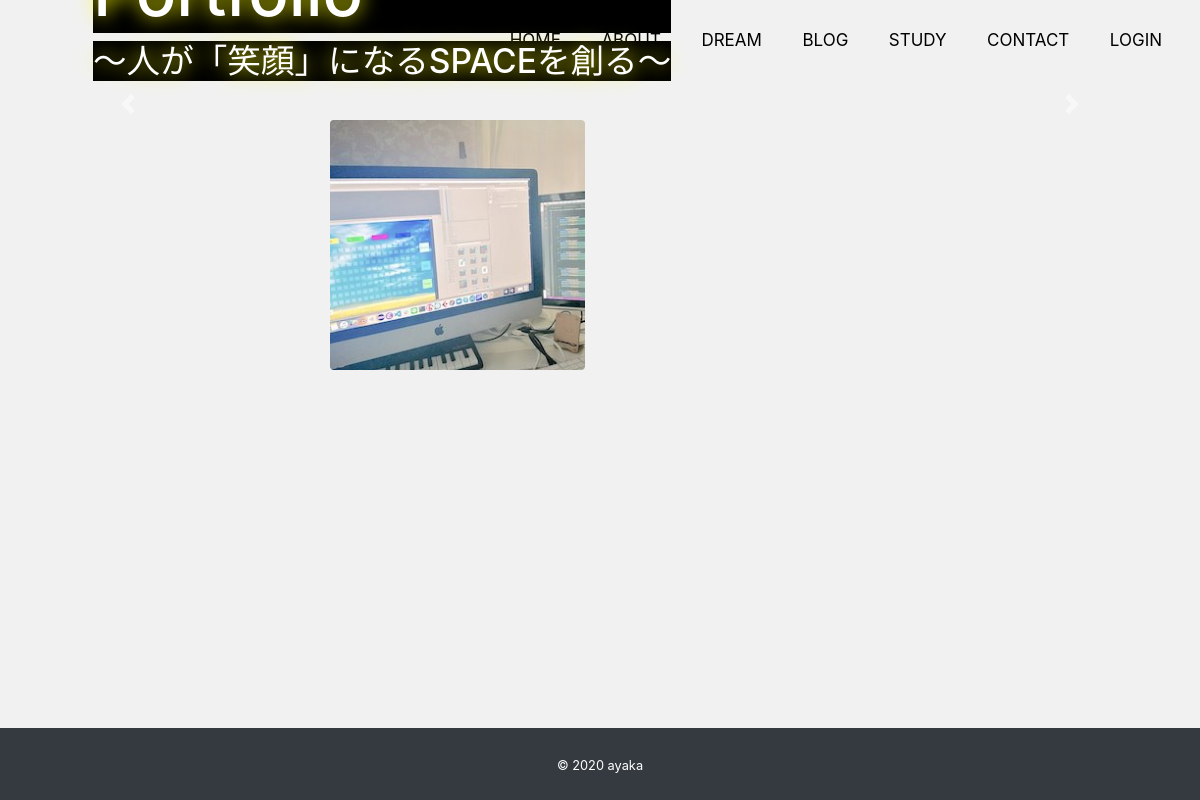
The app's page /, older data.
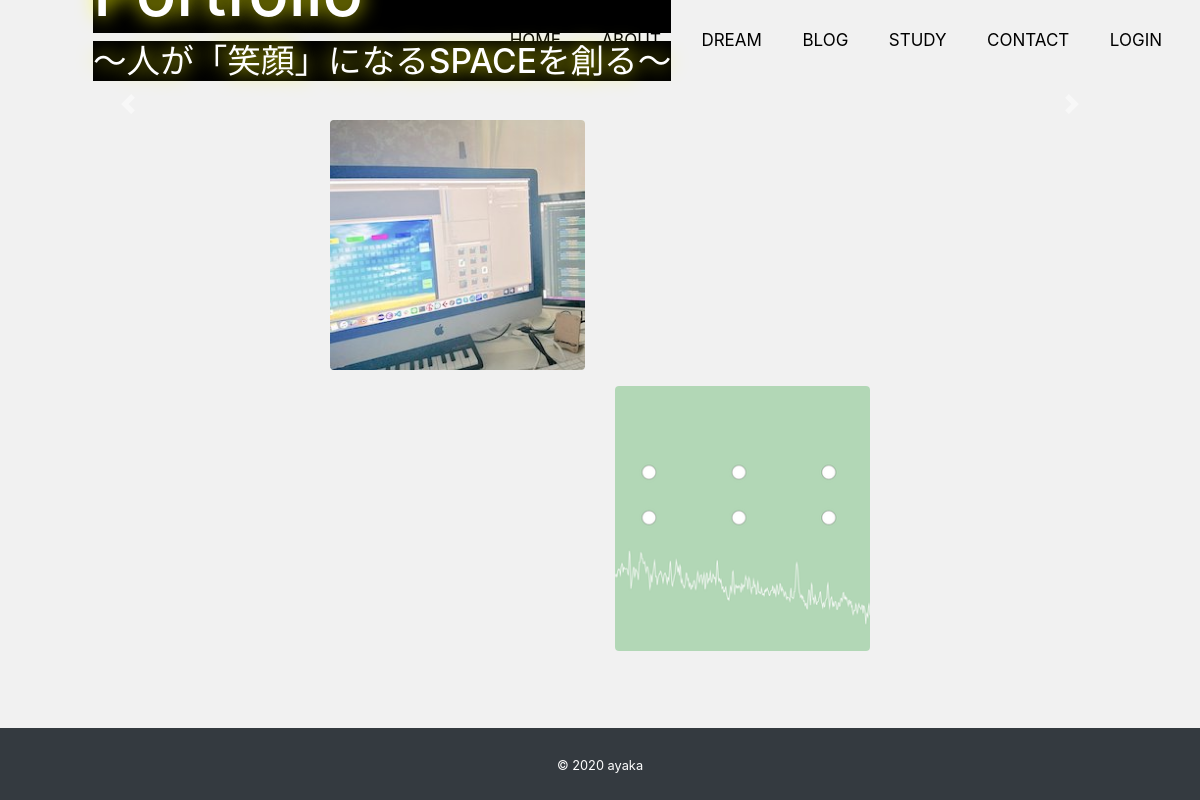
The same page, newer data.
### app/models.py (models this page shows, shortened)
class Profile(models.Model):
    title = models.CharField('タイトル' , max_length=100, null=True , blank = True)
    subtitle = models.CharField('サブタイトル' , max_length=100, null=True , blank = True)
    name = models.CharField('名前' , max_length=100)
    job = models.TextField('仕事')
    introduction = models.TextField('自己紹介')
    github = models.CharField('github' , max_length=100, null=True , blank = True)
    twitter = models.CharField('twitter' , max_length=100, null=True , blank = True)
    linkedin = models.CharField('linkedin' , max_length=100, null=True , blank = True)
    facebook = models.CharField('facebook' , max_length=100, null=True , blank = True)
    instagram = models.CharField('instagram' , max_length=100, null=True , blank = True)
    topimage1 = models.ImageField(upload_to='images' , verbose_name='トップ画像',null=True , blank = True)
    topimage2 = models.ImageField(upload_to='images' , verbose_name='トップ画像',null=True , blank = True)
    topimage3 = models.ImageField(upload_to='images' , verbose_name='トップ画像',null=True , blank = True)
    subimage = models.ImageField(upload_to='images' , verbose_name='サブ画像')

class Skill(models.Model):
    title = models.CharField('タイトル' , max_length=100)
    image = models.ImageField(upload_to='images' , verbose_name='イメージ画像')
    thumbnail = models.ImageField(upload_to='images' , verbose_name='サムネイル', null=True, blank=True)

### app/views.py (the view)
# urls.py: path('', views.IndexView.as_view(),name='indexHome'),
class IndexView(View):
    def get(self, request, *args, **kwargs):
        profile_data = Profile.objects.all()
        if profile_data.exists():
            profile_data = profile_data.order_by('-id')[0]
        skill_data = Skill.objects.all()
        return render(request, 'app/index.html' , {
            'profile_data':profile_data,
            'skill_data':skill_data,
        })

### app/templates/app/index.html (shortened to what this page needs)
{% extends 'app/base.html' %}
{% block content %}
<br>
<div id="carouselExampleIndicators" class="carousel slide" data-ride="carousel">
    <a class="carousel-control-prev" href="#carouselExampleIndicators" role="button" data-slide="prev">
      <span class="carousel-control-prev-icon" aria-hidden="true"></span>
    </a>
    <a class="carousel-control-next" href="#carouselExampleIndicators" role="button" data-slide="next">
      <span class="carousel-control-next-icon" aria-hidden="true"></span>
    </a>
</div>
<div class="card justify-content-end mb-3">
  <div class="overlay text-white p-5">
    <h1 class="title">{{profile_data.title}}</h1>
     <h5 class="subtitle">{{profile_data.subtitle}}</h5>
  </div>
</div>
<div class="row">
    {% for skill in skill_data %}
        <div class="col-6 col-md-3 mb-3">
            <div class="card skill-thumbnail">
                {% if skill.thumbnail %}
                    <img src="{{ skill.thumbnail.url }}" alt="" , clsas="skill-img">
                {% else %}
                    <img src="{{ skill.image.url }}" alt="" , clsas="skill-img">
                {% endif %}
            </div>
        </div>
    {% endfor %}
</div>
{% endblock %}

### app/templates/app/base.html (shortened to what this page needs)
{% load static %}
<!DOCTYPE html>
<html lang="ja">
<head>
    <link rel="stylesheet" href="https://stackpath.bootstrapcdn.com/bootstrap/4.5.0/css/bootstrap.min.css">
    <link rel="stylesheet" href="https://cdnjs.cloudflare.com/ajax/libs/font-awesome/5.15.1/css/all.min.css">
    <link rel="stylesheet" href="{% static 'css/style.css' %}">
    <link rel="stylesheet" href="{% static 'css/styleHomeNav.css' %}">
    <link rel="stylesheet" href="{% static 'css/styleIndex.css' %}">
    <link rel="stylesheet" href="{% static 'css/styleDetail.css' %}">
    <link rel="stylesheet" href="{% static 'css/styleAbout.css' %}">
    <link rel="stylesheet" href="{% static 'css/styleContact.css' %}">
    <link rel="stylesheet" href="{% static 'css/styleLogInOut.css' %}">
    <link rel="stylesheet" href="{% static 'css/styleProfile.css' %}">
    <link rel="stylesheet" href="{% static 'css/fontawesome-free-5.15.1-web/css/all.min.css' %}">
</head>
<body>
  <nav>
    <ul>
      <li><a class="bbb" href="/">HOME</a></li>
      <li><a class="bbb" href="{% url 'about' %}">ABOUT</a></li>
      <li><a class="bbb" href="{% url 'dream' %}">DREAM</a></li>
      <li><a class="bbb" href="{% url 'index' %}">BLOG</a></li>
      <li><a class="bbb" href="{% url 'study_index' %}">STUDY</a></li>
      <li><a class="bbb" href="{% url 'contact' %}">CONTACT</a></li>
      {% if user.is_authenticated %}
      <li><a class="bbb" href="{% url 'profile' %}">PROFILE</a></li>
      <li><a class="bbb" href="{% url 'mypage' %}">MYPAGE</a></li>
      <li><a class="bbb" href="{% url 'account_logout' %}">LOGOUT</a></li>
      {% else %}
      <li><a class="bbb" href="{% url 'account_login' %}">LOGIN</a></li>
      {% endif %}
    </ul>
  </nav>
  <main>
    <div class="container">
      {% block content %}
      {% endblock %}
    </div>
  </main>
  <footer class="py-4 bg-dark text-center">
    <small class="text-white">&copy; 2020 ayaka</small>
  </footer>
 </body>
</html>

### app/static/css/style.css (style rules this page uses)
* { margin:0; padding:0; box-sizing: border-box; font-size: 16px; }
body { background:#f1f1f1; display: flex; flex-flow: column; min-height: 100vh; }
main { flex:1; }
nav { background: #f1f1f1; height: 80px; width: 100%; }
nav ul { float: right; margin-right: 20px; }
nav ul li { display: inline-block; line-height: 80px; margin: 0 5px; }
nav ul li a { color: black; font-size: 17px; padding: 7px 13px; border-radius: 3px; text-transform: uppercase; }
.card { border:none; }

### app/static/css/styleIndex.css (style rules this page uses)
.overlay { position: absolute; top: -200px; }
.title { background-color: black; font-size: 420%; text-shadow:0 0 20px #ff0; }
.subtitle { background-color: black; font-size: 210%; text-shadow:0 0 20px #ff0; }
.skill-thumbnail { overflow: hidden; position: relative; }

Row changes from the older to the newer data that the page shows:
added Skill: thumbnail (picture)
